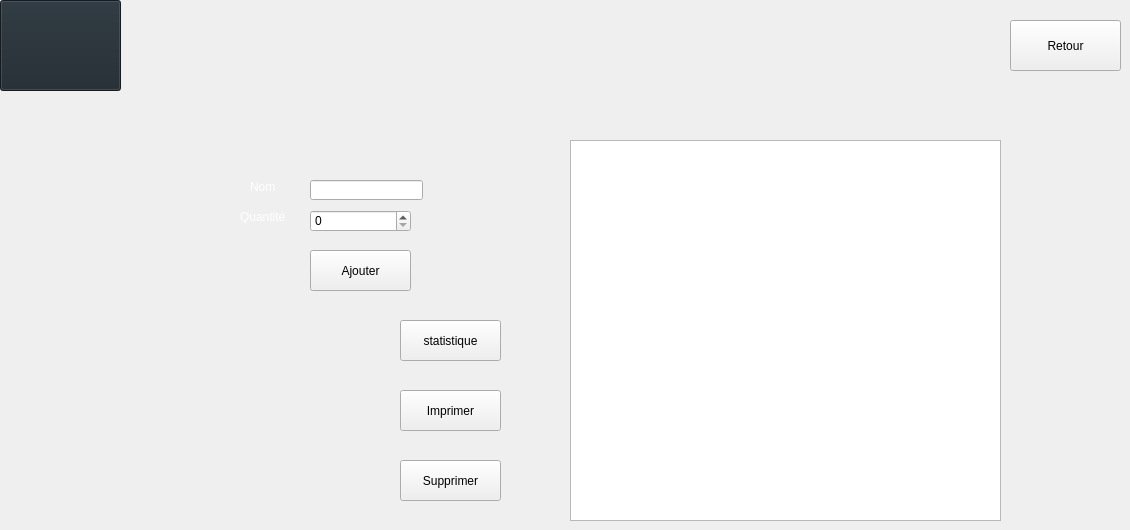
    <widget class="QWidget" name="article">
     <widget class="QPushButton" name="pushButton_3_article">
      <property name="geometry">
       <rect>
        <x>1010</x>
        <y>20</y>
        <width>111</width>
        <height>51</height>
       </rect>
      </property>
      <property name="styleSheet">
       <string notr="true"/>
      </property>
      <property name="text">
       <string>Retour</string>
      </property>
      <property name="icon">
       <iconset resource="Ressources.qrc">
        <normaloff>:/new/images/images/return.png</normaloff>:/new/images/images/return.png</iconset>
      </property>
     </widget>
     <widget class="QPushButton" name="pushButton_article">
      <property name="geometry">
       <rect>
        <x>310</x>
        <y>250</y>
        <width>101</width>
        <height>41</height>
       </rect>
      </property>
      <property name="styleSheet">
       <string notr="true"/>
      </property>
      <property name="text">
       <string>Ajouter</string>
      </property>
      <property name="icon">
       <iconset resource="Ressources.qrc">
        <normaloff>:/new/images/images/add.png</normaloff>:/new/images/images/add.png</iconset>
      </property>
     </widget>
     <widget class="QLineEdit" name="txt_Nom_article">
      <property name="geometry">
       <rect>
        <x>310</x>
        <y>180</y>
        <width>113</width>
        <height>20</height>
       </rect>
      </property>
      <property name="styleSheet">
       <string notr="true"/>
      </property>
     </widget>
     <widget class="QPushButton" name="imprimer_article">
      <property name="geometry">
       <rect>
        <x>400</x>
        <y>390</y>
        <width>101</width>
        <height>41</height>
       </rect>
      </property>
      <property name="styleSheet">
       <string notr="true"/>
      </property>
      <property name="text">
       <string>Imprimer</string>
      </property>
      <property name="icon">
       <iconset>
        <normaloff>:/new/prefix1/attachments (4)/reservation.png</normaloff>:/new/prefix1/attachments (4)/reservation.png</iconset>
      </property>
     </widget>
     <widget class="QLabel" name="label_2_article">
      <property name="geometry">
       <rect>
        <x>240</x>
        <y>210</y>
        <width>47</width>
        <height>13</height>
       </rect>
      </property>
      <property name="text">
       <string>&lt;html&gt;&lt;head/&gt;&lt;body&gt;&lt;p&gt;&lt;span style=&quot; color:#ffffff;&quot;&gt;Quantité&lt;/span&gt;&lt;/p&gt;&lt;/body&gt;&lt;/html&gt;</string>
      </property>
     </widget>
     <widget class="QPushButton" name="pushButton_2_article">
      <property name="geometry">
       <rect>
        <x>400</x>
        <y>460</y>
        <width>101</width>
        <height>41</height>
       </rect>
      </property>
      <property name="styleSheet">
       <string notr="true"/>
      </property>
      <property name="text">
       <string>Supprimer</string>
      </property>
      <property name="icon">
       <iconset resource="Ressources.qrc">
        <normaloff>:/new/images/images/delete.png</normaloff>:/new/images/images/delete.png</iconset>
      </property>
     </widget>
     <widget class="QLabel" name="label_article">
      <property name="geometry">
       <rect>
        <x>250</x>
        <y>180</y>
        <width>47</width>
        <height>13</height>
       </rect>
      </property>
      <property name="text">
       <string>&lt;html&gt;&lt;head/&gt;&lt;body&gt;&lt;p&gt;&lt;span style=&quot; color:#ffffff;&quot;&gt;Nom&lt;/span&gt;&lt;/p&gt;&lt;/body&gt;&lt;/html&gt;</string>
      </property>
     </widget>
     <widget class="QSpinBox" name="spinBox_article">
      <property name="geometry">
       <rect>
        <x>310</x>
        <y>210</y>
        <width>101</width>
        <height>22</height>
       </rect>
      </property>
      <property name="styleSheet">
       <string notr="true">QPushButton {
         border: 2px solid #8f8f91;
         border-radius: 6px;
         background-color: qlineargradient(x1: 0, y1: 0, x2: 0, y2: 1,
                                           stop: 0 #f6f7fa, stop: 1 #dadbde);
         min-width: 80px;
     }

     QPushButton:pressed {
         background-color: qlineargradient(x1: 0, y1: 0, x2: 0, y2: 1,
                                           stop: 0 #dadbde, stop: 1 #f6f7fa);
     }

     QPushButton:flat {
         border: none; /* no border for a flat push button */
     }

     QPushButton:default {
         border-color: navy; /* make the default button prominent */
     }
QPushButton::hover
{
	background-color: #09c1eb;

}
QPushButton::pressed
{
	background-color: #3d4ef2;

}
 QLineEdit,QDateTimeEdit {
     border: 2px solid gray;
     border-radius: 10px;
     padding: 0 8px;
     background: #e0ebeb	;
     selection-background-color: darkgray;
 }
QComboBox {
     border: 2px solid gray;
     border-radius: 10px;
     padding: 0 8px;
     background: #e0ebeb	;
     selection-background-color: darkgray;
 }
   QTabWidget::pane { /* The tab widget frame */
         border-top: 2px solid #C2C7CB;
     }

     QTabWidget::tab-bar {
         left: 5px; /* move to the right by 5px */
     }

     /* Style the tab using the tab sub-control. Note that
         it reads QTabBar not QTabWidget */
     QTabBar::tab {
         background: qlineargradient(x1: 0, y1: 0, x2: 0, y2: 1,
                                     stop: 0 #E1E1E1, stop: 0.4 #DDDDDD,
                                     stop: 0.5 #D8D8D8, stop: 1.0 #D3D3D3);
         border: 2px solid #C4C4C3;
         border-bottom-color: #C2C7CB; /* same as the pane color */
         border-top-left-radius: 4px;
         border-top-right-radius: 4px;
         min-width: 8ex;
         padding: 2px;
         width: 140px;
     }

     QTabBar::tab:selected, QTabBar::tab:hover {
         background: qlineargradient(x1: 0, y1: 0, x2: 0, y2: 1,
                                     stop: 0 #fafafa, stop: 0.4 #f4f4f4,
                                     stop: 0.5 #e7e7e7, stop: 1.0 #fafafa);
     }

     QTabBar::tab:selected {
         border-color: #9B9B9B;
         border-bottom-color: #C2C7CB; /* same as pane color */
     }

     QTabBar::tab:!selected {
         margin-top: 2px; /* make non-selected tabs look smaller */
     }
QTabBar::tab:selected
{
	background-color: /*qlineargradient(spread:repeat, x1:1, y1:0, x2:1, y2:1, stop:0 rgba(54, 197, 177, 255),stop:1 rgba(11, 135, 111, 255)); */#3a90a6;
	color: #fff;

}</string>
      </property>
     </widget>
     <widget class="QTableView" name="tableView_article">
      <property name="geometry">
       <rect>
        <x>570</x>
        <y>140</y>
        <width>431</width>
        <height>381</height>
       </rect>
      </property>
      <property name="styleSheet">
       <string notr="true"/>
      </property>
     </widget>
     <widget class="QPushButton" name="statistique_article">
      <property name="geometry">
       <rect>
        <x>400</x>
        <y>320</y>
        <width>101</width>
        <height>41</height>
       </rect>
      </property>
      <property name="styleSheet">
       <string notr="true"/>
      </property>
      <property name="text">
       <string>statistique</string>
      </property>
      <property name="icon">
       <iconset>
        <normaloff>:/new/prefix1/attachments (4)/reservation.png</normaloff>:/new/prefix1/attachments (4)/reservation.png</iconset>
      </property>
     </widget>
     <widget class="QPushButton" name="pushButton_13">
      <property name="geometry">
       <rect>
        <x>0</x>
        <y>0</y>
        <width>121</width>
        <height>91</height>
       </rect>
      </property>
      <property name="styleSheet">
       <string notr="true">QPushButton
{
 
    background-color: #1e272e;
    
    border-color: #1e272e;
   
}</string>
      </property>
      <property name="text">
       <string/>
      </property>
      <property name="icon">
       <iconset resource="Ressources.qrc">
        <normaloff>:/new/images/images/Image4.png</normaloff>:/new/images/images/Image4.png</iconset>
      </property>
      <property name="iconSize">
       <size>
        <width>80</width>
        <height>80</height>
       </size>
      </property>
     </widget>
    </widget>
